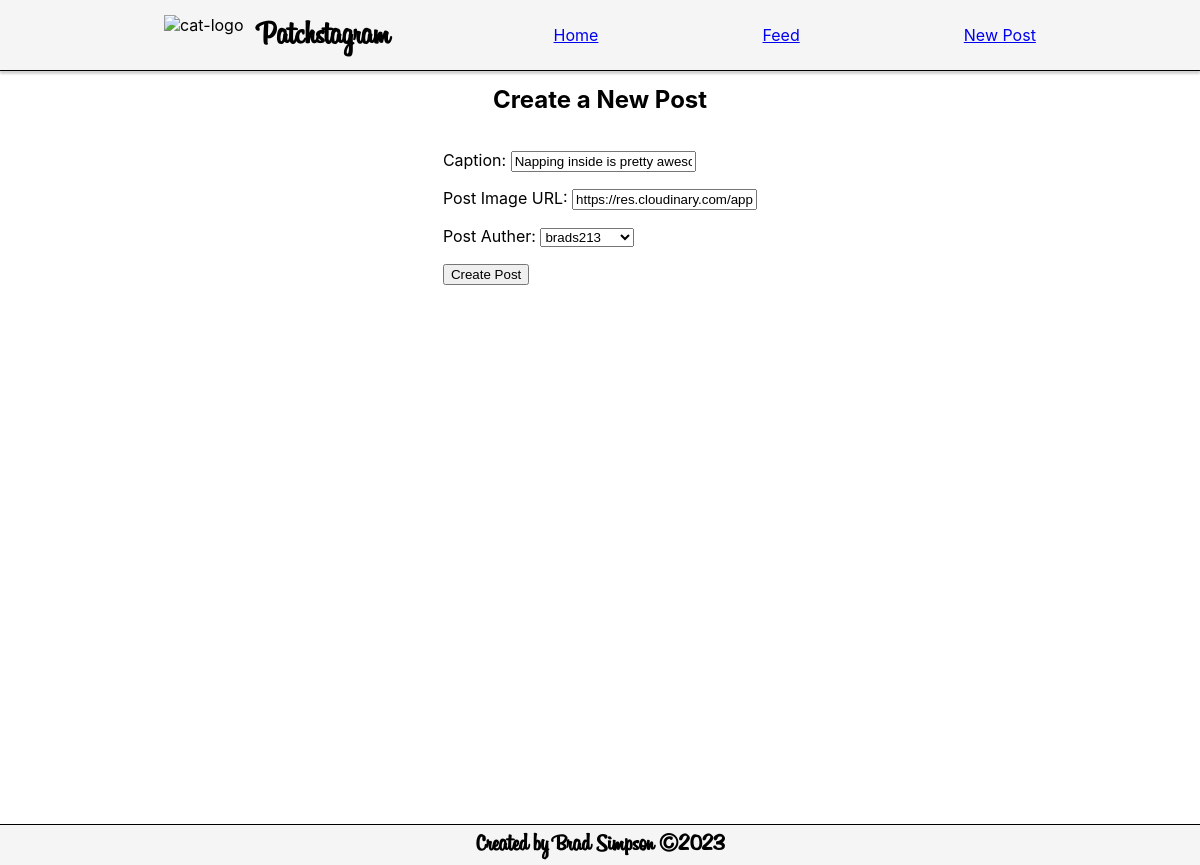
The page /posts/update/2 on the database as committed earlier.
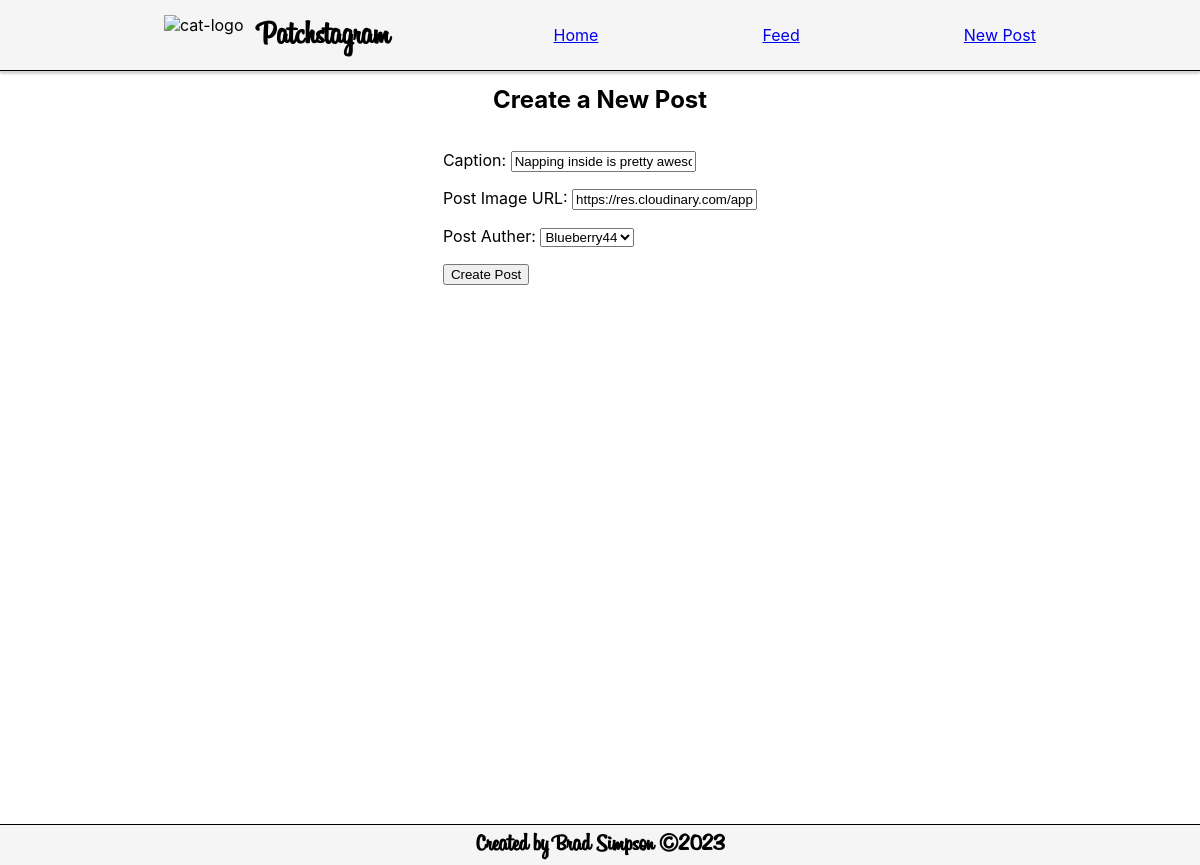
The same page on the database as committed later.
### app/models/post.py (models this page shows, shortened)
class Post(db.Model):
    __tablename__ = "posts"
    id = db.Column(db.Integer, primary_key=True)
    caption = db.Column(db.String(250), nullable=False)
    author = db.Column(db.Integer, db.ForeignKey("users.id"))
    image = db.Column(db.String(250), nullable=False)
    post_date = db.Column(db.Date, nullable=False)
    user = db.relationship("User", back_populates="posts")
    post_likes = db.relationship(
        "User",
        secondary=likes,
        back_populates="user_likes"
    )

### app/routes/post_routes.py (the view)
@posts.route("/update/<int:id>", methods=["GET", "POST"])
def update_post(id):
    form = PostForm()
    form.author.choices = [ (user.id, user.username) for user in User.query.all()]
    if form.validate_on_submit():
        post_to_update = Post.query.get(id)
        selected_user = User.query.get(form.data["author"])
        post_to_update.user = selected_user
        post_to_update.caption = form.data["caption"]
        post_to_update.image = form.data["image"]
        db.session.commit()
        print(post_to_update)
        return redirect(f"/posts/{post_to_update.id}")
    elif form.errors:
        print(form.errors)
        return render_template("post_form.html", form=form, errors=form.errors, type="update", id=id )
    else:
        current_data = Post.query.get(id)
        form.process(obj=current_data)
        return render_template("post_form.html", form=form, errors=None, type="update", id=id)

### app/forms/post_form.py
class PostForm(FlaskForm):
    caption = StringField("Caption", validators=[DataRequired(), Length(min=5)])
    image = StringField("Post Image URL", validators=[DataRequired(), URL()])
    author = SelectField("Post Auther", choices=[])
    submit = SubmitField("Create Post")

### app/templates/post_form.html (shortened to what this page needs)
{% extends "nav.html" %}
{% block content %}
<div class="feed-container">
    <h2>Create a New Post</h2>
    {% if type == "update" %}
        <form action="/posts/update/{{ id }}" method="POST">
    {% else %}
        <form action="/posts/new" method="POST">
    {% endif %}
        <p>{{ form.caption.label }}: {{ form.caption }}</p>
        <p>{{ form.image.label }}: {{ form.image }}</p>
        <p>{{ form.author.label }}: {{ form.author }}</p>
        <p>{{ form.submit }}</p>
    </form>
</div>
{% endblock %}

Rows that differ between the two databases and show on the page:
changed Post "Napping inside is pretty awesome too...": author "brads213" → "Blueberry44"
